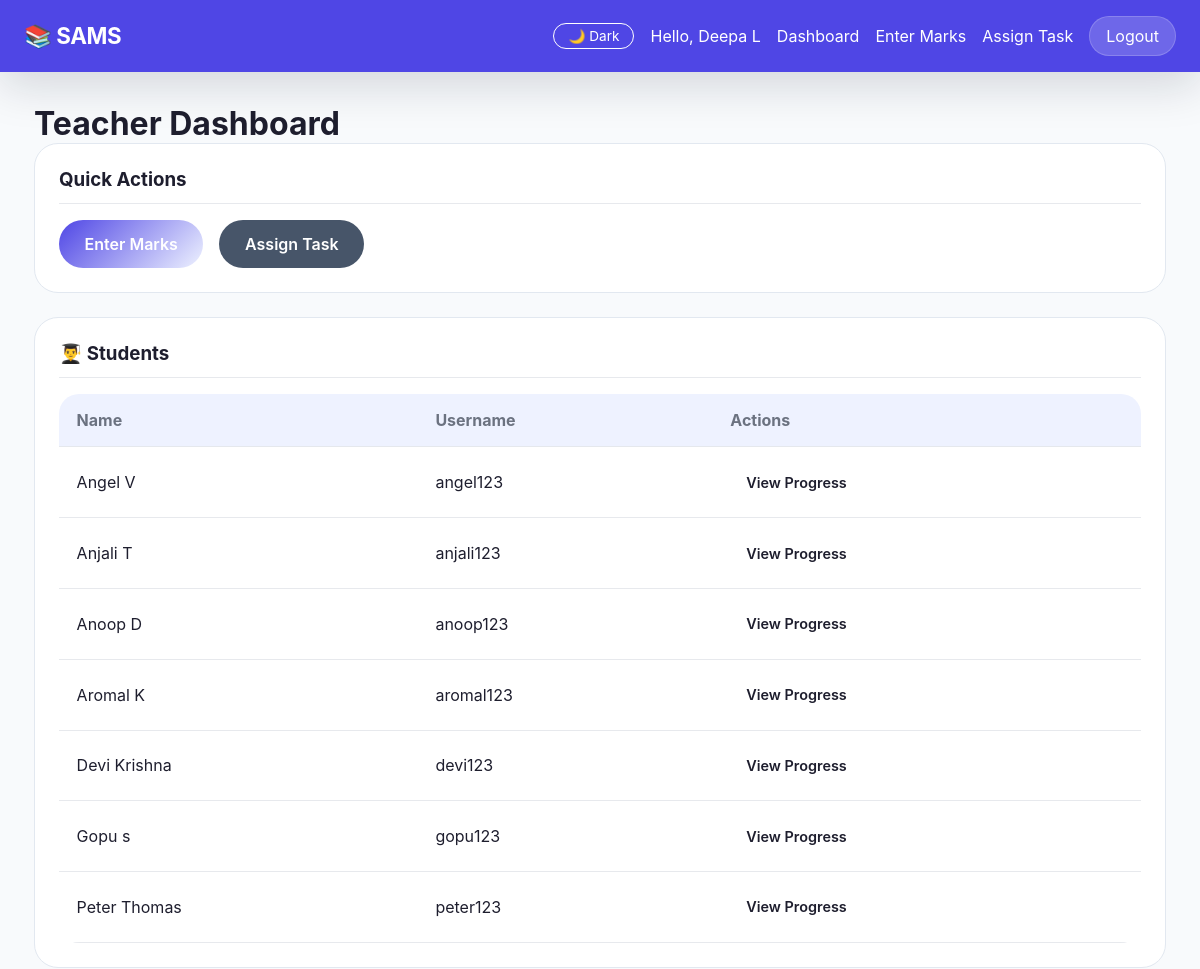
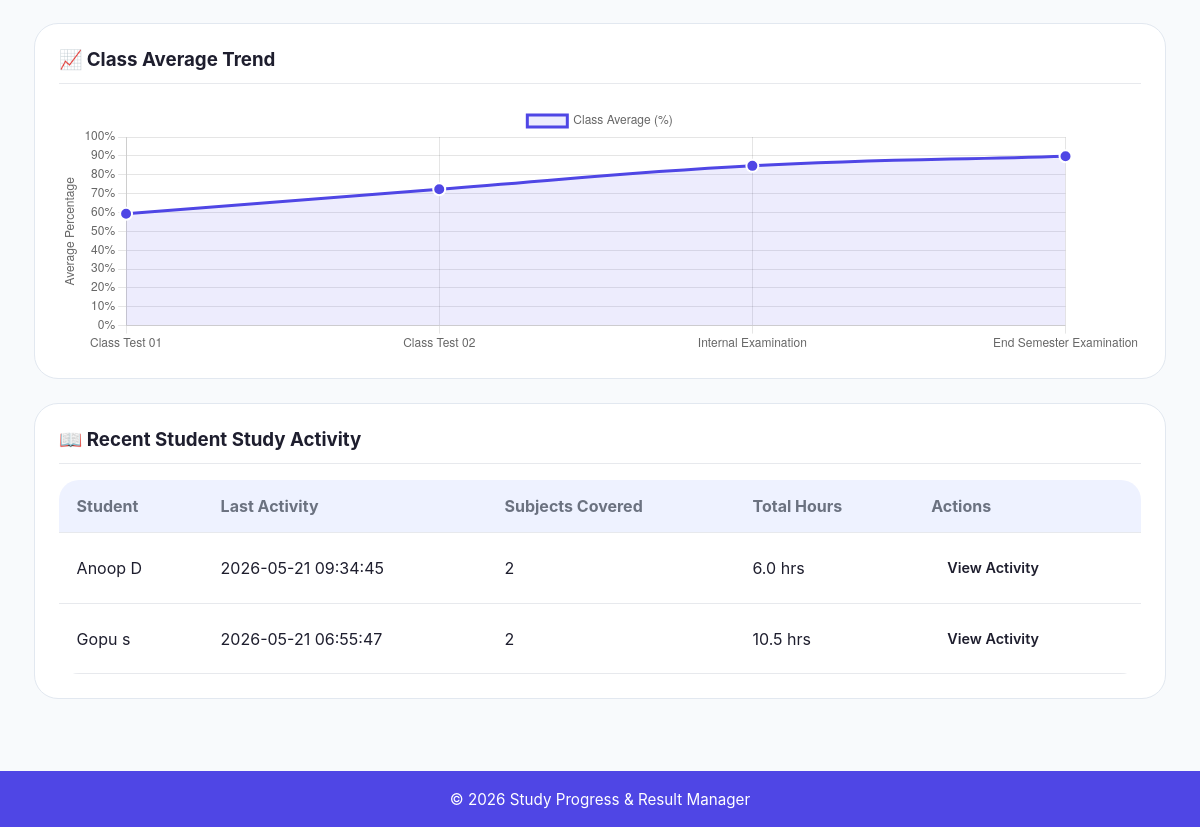
Page /teacher/dashboard (signed in) on the earlier database version (2 pictures, top to bottom).
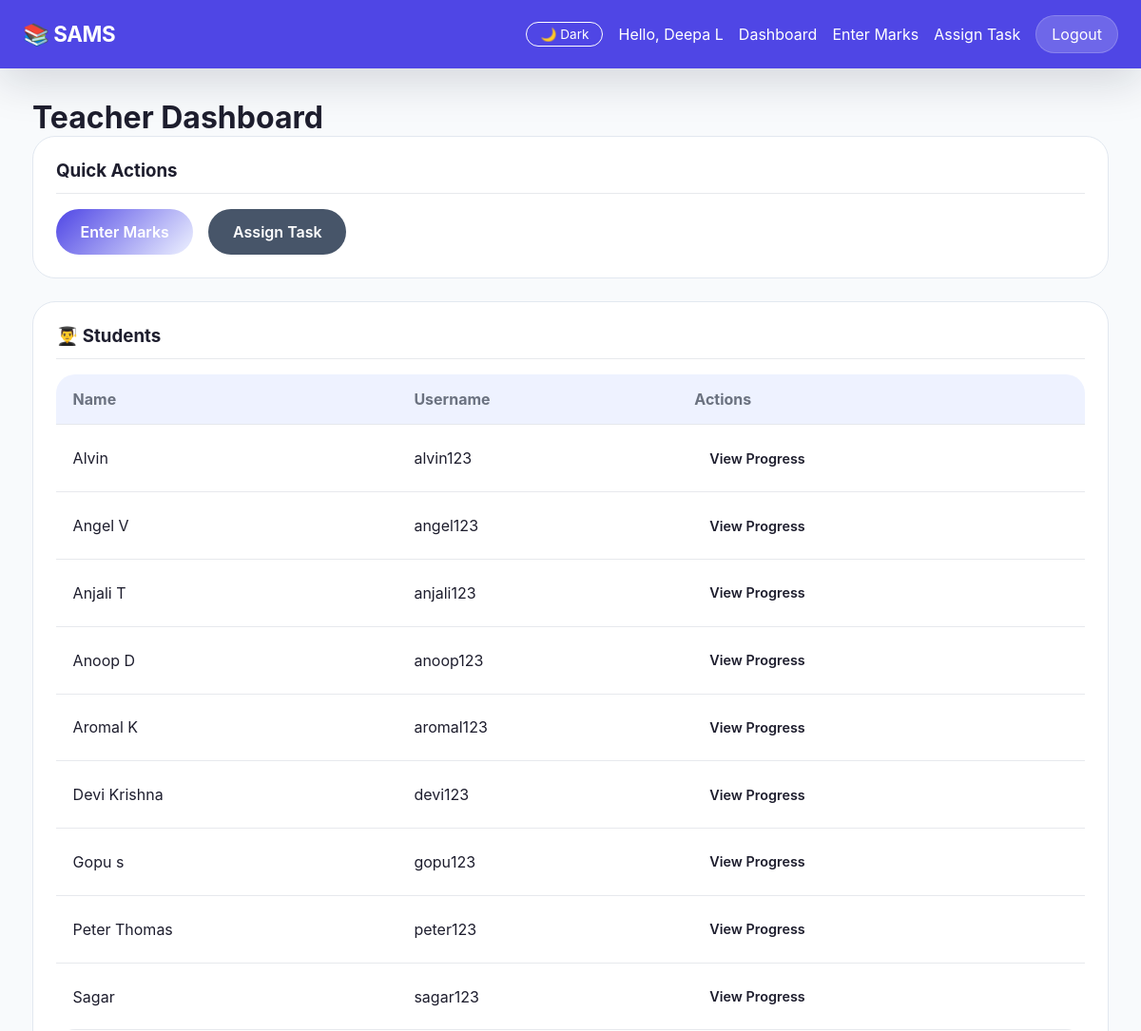
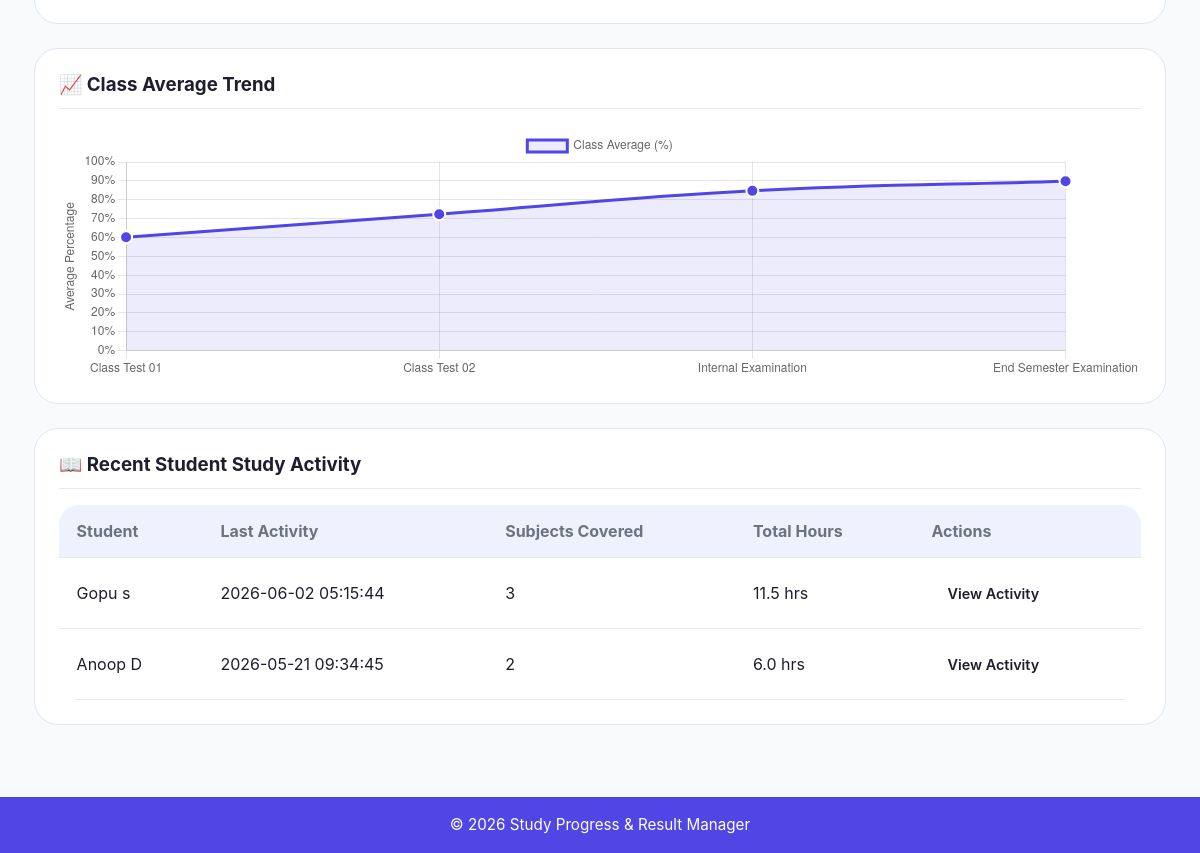
Same page on the later database version (2 pictures, top to bottom).
### tables this page shows
CREATE TABLE "users" (
                id INTEGER PRIMARY KEY AUTOINCREMENT,
                username TEXT UNIQUE NOT NULL,
                password TEXT NOT NULL,
                role TEXT NOT NULL CHECK(role IN ('teacher', 'student', 'admin')),
                full_name TEXT NOT NULL,
                status TEXT NOT NULL CHECK(status IN ('pending', 'active', 'blocked')) DEFAULT 'pending',
                department TEXT,
                created_at TIMESTAMP DEFAULT CURRENT_TIMESTAMP
            , theme VARCHAR(10) DEFAULT 'light');

### app.py (the view)
@app.route('/teacher/dashboard')
@login_required
@teacher_required
def teacher_dashboard():
    conn = get_db_connection()
    students = conn.execute('''
        SELECT * FROM users WHERE role = 'student' ORDER BY full_name
    ''').fetchall()
    recent_logs = conn.execute('''
        SELECT u.id as student_id,
               u.full_name as student_name,
               MAX(sl.created_at) as last_activity,
               COUNT(DISTINCT sl.subject_id) as subjects_covered,
               SUM(sl.hours_spent) as total_hours
        FROM study_logs sl
        JOIN users u ON sl.student_id = u.id
        GROUP BY sl.student_id
        ORDER BY last_activity DESC
        LIMIT 20
    ''').fetchall()
    exam_averages = conn.execute('''
        SELECT exam_name,
               ROUND(AVG(marks_obtained / max_marks * 100), 1) as average_percentage,
               COUNT(DISTINCT student_id) as student_count
        FROM marks
        GROUP BY exam_name
        ORDER BY CASE exam_name
                 WHEN 'Class Test 01' THEN 1
                 WHEN 'Class Test 02' THEN 2
                 WHEN 'Internal Examination' THEN 3
                 WHEN 'End Semester Examination' THEN 4
                 ELSE 5
             END
    ''').fetchall()
    class_trend = []
    for row in exam_averages:
        class_trend.append({
            'exam_name': row['exam_name'],
            'average': row['average_percentage']
        })
    conn.close()
    return render_template('teacher_dashboard.html',
                         students=students,
                         recent_logs=recent_logs,
                         class_trend=class_trend)

### app.py (called while the page is built)
def login_required(f):
    @wraps(f)
    def decorated_function(*args, **kwargs):
        if 'user_id' not in session:
            flash('Please log in to access this page.', 'error')
            return redirect(url_for('login'))
        return f(*args, **kwargs)
    return decorated_function

def teacher_required(f):
    @wraps(f)
    def decorated_function(*args, **kwargs):
        if session.get('role') != 'teacher':
            flash('This page is for teachers only.', 'error')
            return redirect(url_for('home'))
        return f(*args, **kwargs)
    return decorated_function

@app.context_processor
def inject_current_user():
    return {'current_user': CurrentUser(session)}

    @property
    def is_authenticated(self):
        return bool(self.id)

### database.py (called while the page is built)
def get_db_connection():
    conn = sqlite3.connect(DATABASE)
    conn.row_factory = sqlite3.Row  # This lets us access columns by name
    return conn

### templates/teacher_dashboard.html (shortened to what this page needs)
{% extends 'base.html' %}
{% block content %}
<h1>Teacher Dashboard</h1>
<div class="card">
    <h3>Quick Actions</h3>
    <div class="quick-actions">
        <a href="{{ url_for('enter_marks') }}" class="btn btn-primary">Enter Marks</a>
        <a href="{{ url_for('assign_task') }}" class="btn btn-secondary">Assign Task</a>
    </div>
</div>
<div class="card">
    <h3>👨‍🎓 Students</h3>
    {% if students %}
        <table class="data-table">
            <thead>
                <tr>
                    <th>Name</th>
                    <th>Username</th>
                    <th>Actions</th>
                </tr>
            </thead>
            <tbody>
                {% for student in students %}
                <tr>
                    <td>{{ student.full_name }}</td>
                    <td>{{ student.username }}</td>
                    <td>
                        <a href="{{ url_for('student_progress', student_id=student.id) }}" class="btn btn-small">View Progress</a>
                    </td>
                </tr>
                {% endfor %}
            </tbody>
        </table>
    {% else %}
        <p class="empty-state">No students registered yet.</p>
    {% endif %}
</div>
<div class="card">
    <h3>📈 Class Average Trend</h3>
    {% if class_trend %}
        <canvas id="classAverageTrendChart" style="max-height: 380px;"></canvas>
    {% else %}
        <p class="empty-state">No exam data available to display trends.</p>
    {% endif %}
</div>
<div class="card">
    <h3>📖 Recent Student Study Activity</h3>
    {% if recent_logs %}
        <table class="data-table">
            <thead>
                <tr>
                    <th>Student</th>
                    <th>Last Activity</th>
                    <th>Subjects Covered</th>
                    <th>Total Hours</th>
                    <th>Actions</th>
                </tr>
            </thead>
            <tbody>
                {% for log in recent_logs %}
                <tr>
                    <td><a href="{{ url_for('student_progress', student_id=log.student_id) }}">{{ log.student_name }}</a></td>
                    <td>{{ log.last_activity }}</td>
                    <td>{{ log.subjects_covered }}</td>
                    <td>{{ log.total_hours }} hrs</td>
                    <td><a href="{{ url_for('student_study_activity', student_id=log.student_id) }}" class="btn btn-small">View Activity</a></td>
                </tr>
                {% endfor %}
            </tbody>
        </table>
    {% else %}
        <p class="empty-state">No study activity recorded yet.</p>
    {% endif %}
</div>
{% endblock %}

Differences in the rows shown:
added users: full_name "Alvin", username "alvin123", shown under "👨‍🎓 Students"
shown differently, row unchanged: users "Gopu s": last_activity "2026-05-21 06:55:47" → "2026-06-02 05:15:44"; subjects_covered "2" → "3"; total_hours "10.5" → "11.5"; moves up the list
added users: full_name "Sagar", username "sagar123", shown under "👨‍🎓 Students"
Other differences:
chart data {{ class_trend | tojson | safe }}: [{"average": 59.3, "exam_name": "Class Test 01"}, {"average": 72.3, "exam_name": "Class Test 02"}, {"average": 84.7, "exam_name": "Internal Examination"}, {"average": 89.8, "exam_name": "End Semester Examination"}] → [{"average": 60.1, "exam_name": "Class Test 01"}, {"average": 72.3, "exam_name": "Class Test 02"}, {"average": 84.7, "exam_name": "Internal Examination"}, {"average": 89.8, "exam_name": "End Semester Examination"}]
